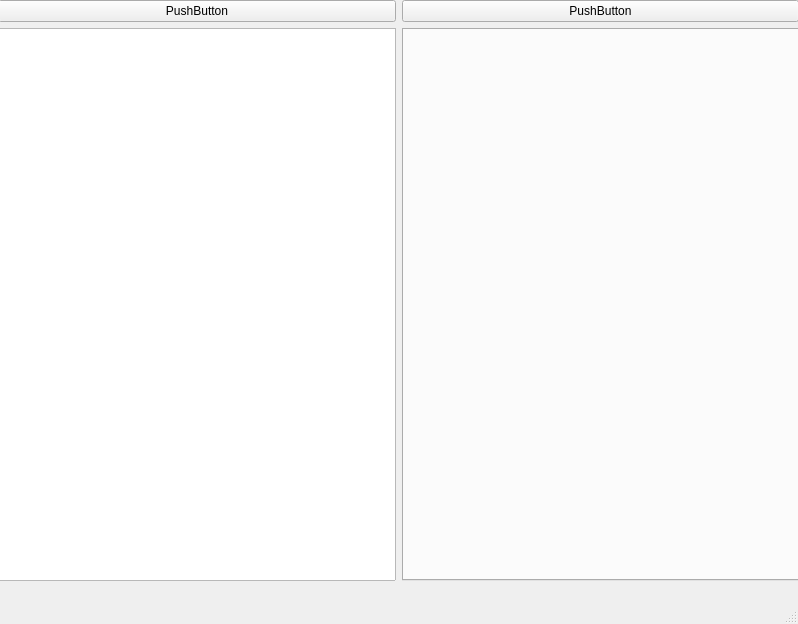
<?xml version="1.0" encoding="UTF-8"?>
<ui version="4.0">
 <class>MainWindow</class>
 <widget class="QMainWindow" name="MainWindow">
  <property name="geometry">
   <rect>
    <x>0</x>
    <y>0</y>
    <width>798</width>
    <height>624</height>
   </rect>
  </property>
  <property name="windowTitle">
   <string>MainWindow</string>
  </property>
  <widget class="QWidget" name="centralwidget">
   <property name="sizePolicy">
    <sizepolicy hsizetype="Expanding" vsizetype="Expanding">
     <horstretch>0</horstretch>
     <verstretch>0</verstretch>
    </sizepolicy>
   </property>
   <widget class="QWidget" name="verticalLayoutWidget">
    <property name="geometry">
     <rect>
      <x>-2</x>
      <y>0</y>
      <width>801</width>
      <height>581</height>
     </rect>
    </property>
    <layout class="QVBoxLayout" name="verticalLayout">
     <item>
      <layout class="QHBoxLayout" name="toolButtonLayout">
       <item>
        <widget class="QPushButton" name="pushButton_2">
         <property name="text">
          <string>PushButton</string>
         </property>
        </widget>
       </item>
       <item>
        <widget class="QPushButton" name="pushButton">
         <property name="text">
          <string>PushButton</string>
         </property>
        </widget>
       </item>
      </layout>
     </item>
     <item>
      <layout class="QHBoxLayout" name="horizontalLayout">
       <item>
        <widget class="QTreeView" name="persoListTreeView"/>
       </item>
       <item>
        <widget class="QTabWidget" name="persoTabWidgets"/>
       </item>
      </layout>
     </item>
    </layout>
   </widget>
  </widget>
  <widget class="QMenuBar" name="menubar">
   <property name="geometry">
    <rect>
     <x>0</x>
     <y>0</y>
     <width>798</width>
     <height>22</height>
    </rect>
   </property>
  </widget>
  <widget class="QStatusBar" name="statusbar"/>
 </widget>
 <resources/>
 <connections/>
</ui>
